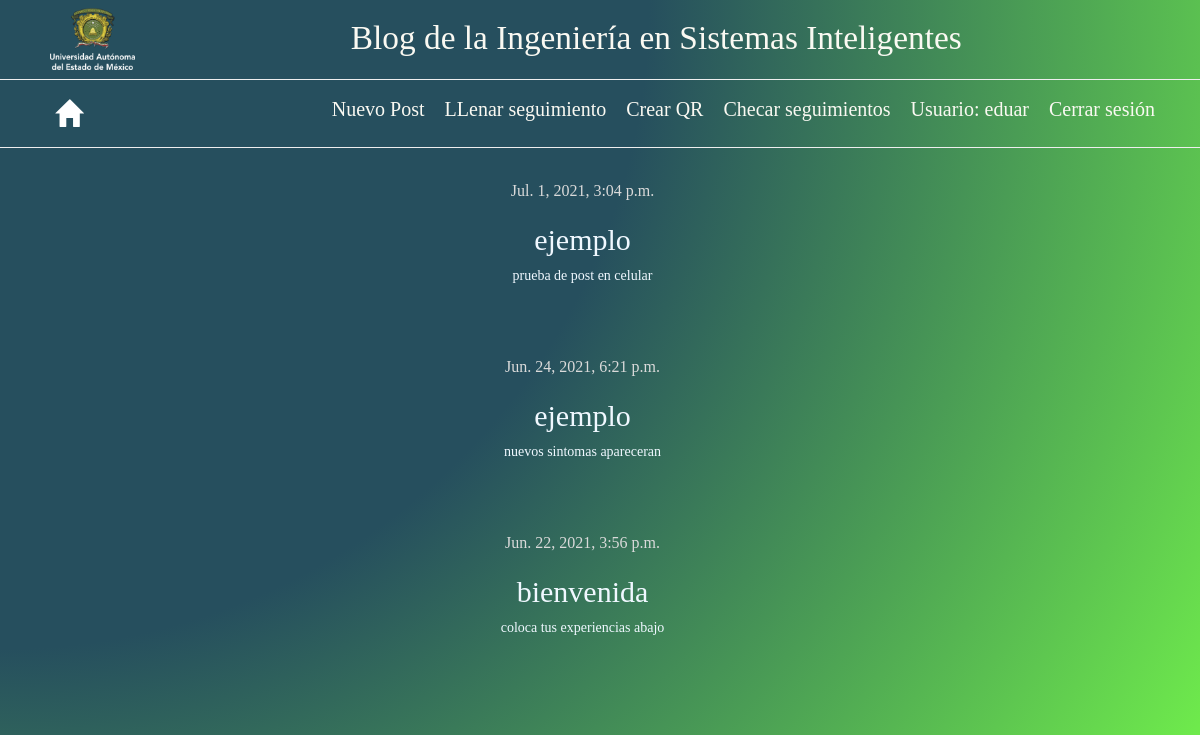
The app's page / (signed in) with its own data.
### blog/models.py (models this page shows, shortened)
class Post(models.Model):
    author = models.ForeignKey('auth.User', on_delete=models.CASCADE)
    title = models.CharField(max_length=200)
    text = models.TextField()
    created_date = models.DateTimeField(
            default=timezone.now)
    published_date = models.DateTimeField(
            blank=True, null=True)

### blog/views.py (the view)
# urls.py: path('', views.post_list, name='post_list'),
def post_list(request):
    posts = Post.objects.filter(published_date__lte=timezone.now()).order_by('-published_date')
    return render(request, 'blog/post_list.html', {'posts': posts})

### blog/templates/blog/post_list.html
{% extends 'blog/base.html' %}
{%load static%}
{% block content %}
    <head>
        <link rel="stylesheet" href="{% static 'css/home.css' %}">
    </head>
    <body>
        <div class="">
            {% if user.is_authenticated %}
                <div class="row">
                    <div class="">
                        {% for post in posts %}
                            <div class="post">
                                <div class="date">
                                    {{ post.published_date }}
                                </div>
                                <h2 class="titulo">{{ post.title }}</h2>
                                <p class="texto">{{ post.text|linebreaksbr }}</p>
                            </div>
                        {% endfor %}
                    </div>
                </div>
            {% else %}
                <div class ="titulo">
                    <h1>¡Bienvenidos!</h1>
                    <h2>Inicia sesion o registrate para poder compartir tu experiencia con la enfermedad de Covid-19</h2>
                </div>
            {% endif %}
        </div>
    </body>
{% endblock %}

### blog/templates/blog/base.html (shortened to what this page needs)
{% load static %}
<html>
    <head>
        <link rel="stylesheet" href="//maxcdn.bootstrapcdn.com/bootstrap/3.2.0/css/bootstrap.min.css">
        <link rel="stylesheet" href="//maxcdn.bootstrapcdn.com/bootstrap/3.2.0/css/bootstrap-theme.min.css">
        <link rel="stylesheet" href="{% static 'css/blog.css' %}">
    </head>
    <body>
        <header class="header">
            <div class="page-header">
                <img class="logo" src="{% static 'img/uaem.png' %}" >
                <h1><a href="/">Blog de la Ingeniería en Sistemas Inteligentes</a></h1>
            </div>
            <nav class="navegar">
                {% if user.is_authenticated %}
                    <a href="/" class="casita">
                        <span class="glyphicon glyphicon-home" ></span>
                    </a>
                    <ul class="nav-menu">
                        <li class="nav-menu-item">
                            <a href="{% url 'post_new' %}" class="nav-menu-link">Nuevo Post</a>
                        </li>
                        <li class="nav-menu-item">
                            <a href="{% url 'enfermedad_form' %}" class="nav-menu-link">LLenar seguimiento</a>
                        </li>
                        <li class="nav-menu-item">
                            <a href="{% url 'generadorQr' %}" class="nav-menu-link">Crear QR</a>
                        </li>
                        <li class="nav-menu-item">
                            <a href="{% url 'enfermedad_list'%}" class="nav-menu-link">Checar seguimientos</a>
                        </li>
                        <li class="nav-menu-item">
                            <a href="#" class="nav-menu-link">Usuario: {{ user.username }} </a>
                        </li>
                        <li class="nav-menu-item">
                            <a href="{% url 'logout' %}" class="nav-menu-link">Cerrar sesión</a>
                        </li>
                    </ul>
                {% endif %}
            </nav>
            <hr></hr>
        </header>
        <div class="contenido">
            {%block content%}
            {%endblock%}
        </div>
    </body>
</html>

### blog/static/css/blog.css (style rules this page uses)
body { font-family: 'Century Gothic'; min-height: 100vh; margin:0; background: radial-gradient(circle at 0 0,#264f5e 45%,#72f24b); padding: 180px 20px 0; }
.header { height: 50px; position: fixed; z-index: 3; width: 100%; top: 0; left: 0; }
.page-header { margin-top: 0; display: flex; }
.page-header h1, .page-header h1 a, .page-header h1 a:visited, .page-header h1 a:active { color: #faf9f2; font-size: 25pt; text-decoration: none; text-align: center; width: 100%; padding-right: 1%; }
.logo { margin-top: 5px; margin-left: 50px; margin-right: 0px; width: 85px; height: 65px; }
.navegar { margin: 0 5px; display: flex; justify-content: space-between; font-family:'Century Gothic'; }
.casita { color:white; background: none; border: none; font-size: 27px; padding: 0 50px; line-height: 25px; cursor: pointer; display: flexbox; }
.nav-menu { display: flex; margin-right: 30px; list-style: none; }
.nav-menu-item { line-height: 15px; font-family:'Copperplate Gothic'; font-size: 25px; width: max-content; }
.nav-menu-link { padding: 0px 10px; border-radius: 3px; text-decoration: none; color: #faf9f2; font-family:'Copperplate Gothic'; font-size: 20px; line-height: 10px; width: max-content; }
hr { width:100% ; color:#000000; }

### blog/static/css/home.css (style rules this page uses)
* { margin: 0; padding: 0; }
.row { margin-right: 20px; text-align: center; }
.titulo, .texto { color: aliceblue; }
.date { z-index: -1; color: #dadada; font-size: 16px; }
.post { margin-bottom: 70px; z-index: -1; }

### records on screen
Post: published_date "Jul. 1, 2021, 3:04 p.m.", title "ejemplo", text "prueba de post en celular"
Post: published_date "Jun. 24, 2021, 6:21 p.m.", title "ejemplo", text "nuevos sintomas apareceran"
Post: published_date "Jun. 22, 2021, 3:56 p.m.", title "bienvenida", text "coloca tus experiencias abajo"

### other values on screen
{{ user.username }} "eduar"
